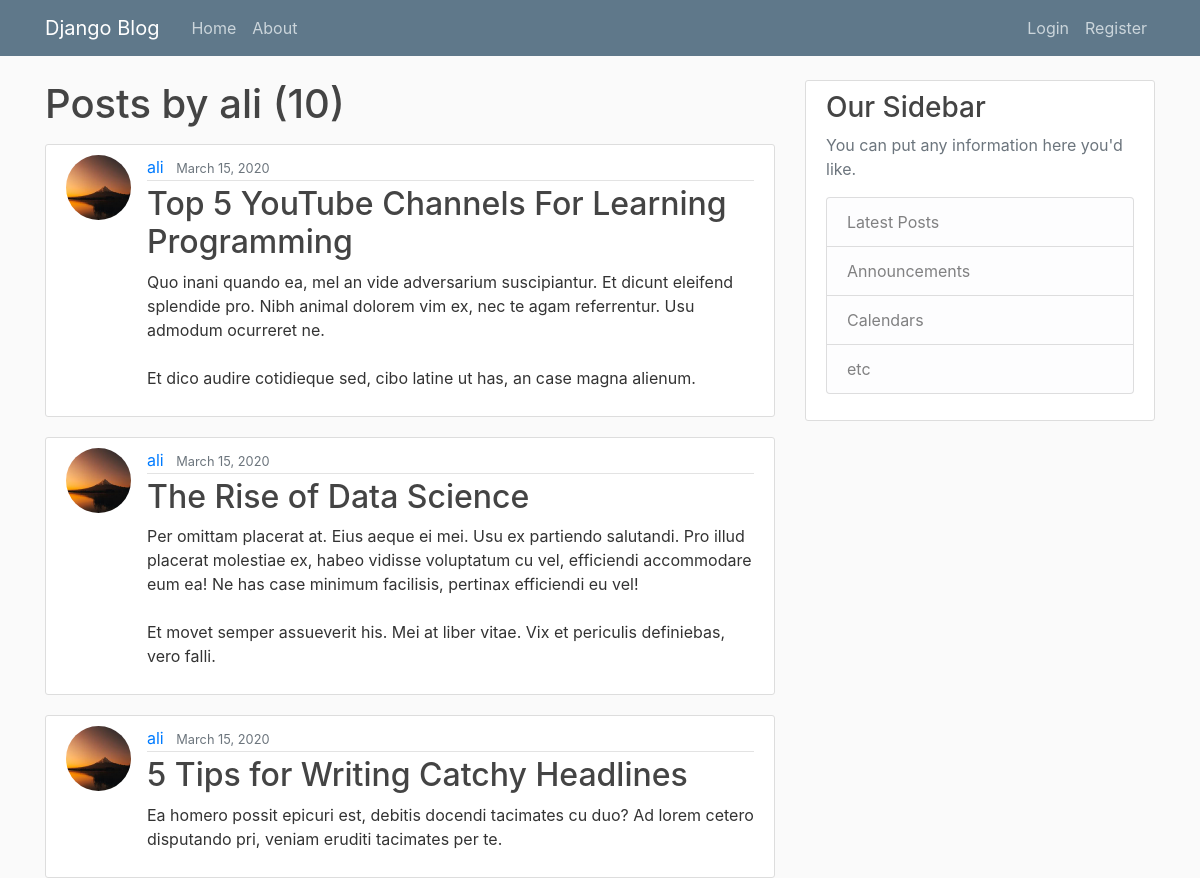
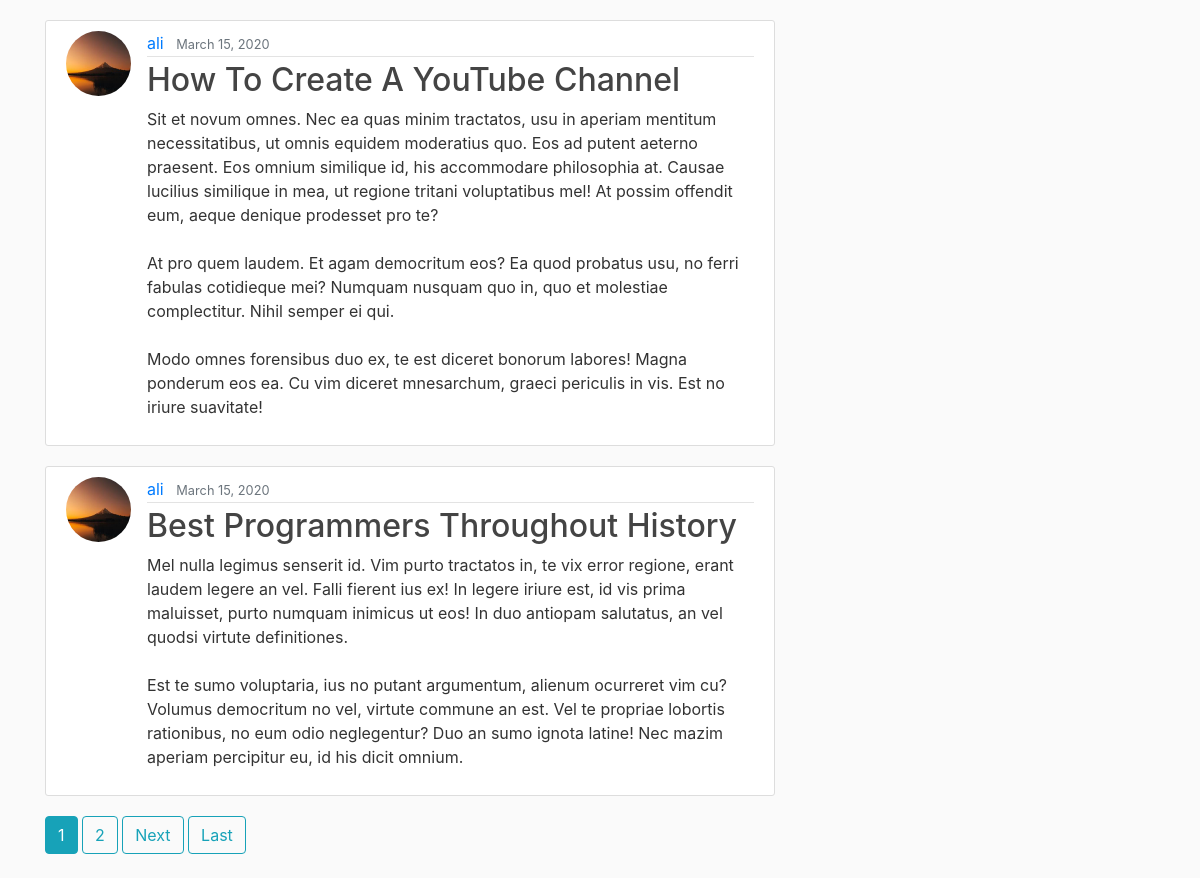
Screenshot of /user/ali/ with the database file from the repository (2 pictures, top to bottom).
### blog/models.py (models this page shows, shortened)
class Post(models.Model):
    title = models.CharField(max_length=100)
    content = models.TextField()
    date_posted = models.DateTimeField(default = timezone.now)
    author = models.ForeignKey(User, on_delete = models.CASCADE)

### users/models.py (models this page shows, shortened)
class Profile(models.Model):
    user = models.OneToOneField(User, on_delete=models.CASCADE)
    image = models.ImageField(default='default.jpg', upload_to='profile_pics')

### blog/views.py (the view)
# urls.py: path('user/<str:username>/', UserPostListView.as_view(), name='user-posts'),
class UserPostListView(ListView):
    model = Post
    template_name = 'blog/user_posts.html'
    context_object_name = 'posts'
    paginate_by = 5
    def get_queryset(self):
        user = get_object_or_404(User, username=self.kwargs.get('username'))
        return Post.objects.filter(author=user).order_by('-date_posted')

### blog/templates/blog/user_posts.html (shortened to what this page needs)
{% extends 'blog/base.html' %}
{% block content %}
    <h1 class = "mb-3">Posts by {{ view.kwargs.username }} ({{ page_obj.paginator.count }})</h1>
    {% for post in posts %}
        <article class="media content-section">
        <img src="{{ post.author.profile.image.url }}" class="rounded-circle article-img">
            <div class="media-body">
                <div class="article-metadata">
                    <a class="mr-2" href="{% url 'user-posts' post.author.username %}">{{ post.author }}</a>
                    <small class="text-muted">{{ post.date_posted|date:"F d, Y" }}</small>
                </div>
                <h2><a class="article-title" href="{% url 'post-detail' post.id %}">{{ post.title }}</a></h2>
                <p class="article-content">{{ post.content }}</p>
            </div>
        </article>
    {% endfor %}
    {% if is_paginated %}
      {% for num in page_obj.paginator.page_range %}
        {% if page_obj.number == num %}
          <a class="btn btn-info mb-4" href="?page={{ num }}">{{ num }}</a>
        {% elif num > page_obj.number|add:'-3' and num < page_obj.number|add:'3' %}
          <a class="btn btn-outline-info mb-4" href="?page={{ num }}">{{ num }}</a>
        {% endif %}
      {% endfor %}
      {% if page_obj.has_next %}
        <a class="btn btn-outline-info mb-4" href="?page={{ page_obj.next_page_number }}">Next</a>
        <a class="btn btn-outline-info mb-4" href="?page={{ page_obj.paginator.num_pages }}">Last</a>
      {% endif %}
    {% endif %}
{% endblock content %}

### blog/static/blog/main.css (style rules this page uses)
body { background: #fafafa; color: #333333; margin-top: 5rem; }
h1, h2, h3, h4, h5, h6 { color: #444444; }
.content-section { background: #ffffff; padding: 10px 20px; border: 1px solid #dddddd; border-radius: 3px; margin-bottom: 20px; }
.article-title { color: #444444; }
.article-content { white-space: pre-line; }
.article-img { height: 65px; width: 65px; margin-right: 16px; }
.article-metadata { padding-bottom: 1px; margin-bottom: 4px; border-bottom: 1px solid #e3e3e3 }

### rows the page displays
Post: author.profile.image (placeholder picture), author "ali", date_posted "March 15, 2020", title "Top 5 YouTube Channels For Learning Programming", content "Quo inani quando ea, mel an vide adversarium suscipiantur. Et dicunt eleifend splendide pro. Nibh animal dolorem vim ex, nec te agam referrentur. Usu admodum ocurreret ne. Et dico audire cotidieque sed, cibo latine ut has, an case magna alienum."
Post: author.profile.image (placeholder picture), author "ali", date_posted "March 15, 2020", title "The Rise of Data Science", content "Per omittam placerat at. Eius aeque ei mei. Usu ex partiendo salutandi. Pro illud placerat molestiae ex, habeo vidisse voluptatum cu vel, efficiendi accommodare eum ea! Ne has case minimum facilisis, pertinax efficiendi eu vel! Et movet semper assueverit his. Mei at liber vitae. Vix et periculis definiebas, vero falli."
Post: author.profile.image (placeholder picture), author "ali", date_posted "March 15, 2020", title "5 Tips for Writing Catchy Headlines", content "Ea homero possit epicuri est, debitis docendi tacimates cu duo? Ad lorem cetero disputando pri, veniam eruditi tacimates per te."
Post: author.profile.image (placeholder picture), author "ali", date_posted "March 15, 2020", title "How To Create A YouTube Channel", content "Sit et novum omnes. Nec ea quas minim tractatos, usu in aperiam mentitum necessitatibus, ut omnis equidem moderatius quo. Eos ad putent aeterno praesent. Eos omnium similique id, his accommodare philosophia at. Causae lucilius similique in mea, ut regione tritani voluptatibus mel! At possim offendit eum, aeque denique prodesset pro te? At pro quem laudem. Et agam democritum eos? Ea quod probatus usu, no ferri fabulas cotidieque mei? Numquam nusquam quo in, quo et molestiae complectitur. Nihil semper ei qui. Modo omnes forensibus duo ex, te est diceret bonorum labores! Magna ponderum eos ea. Cu vim diceret mnesarchum, graeci periculis in vis. Est no iriure suavitate!"
Post: author.profile.image (placeholder picture), author "ali", date_posted "March 15, 2020", title "Best Programmers Throughout History", content "Mel nulla legimus senserit id. Vim purto tractatos in, te vix error regione, erant laudem legere an vel. Falli fierent ius ex! In legere iriure est, id vis prima maluisset, purto numquam inimicus ut eos! In duo antiopam salutatus, an vel quodsi virtute definitiones. Est te sumo voluptaria, ius no putant argumentum, alienum ocurreret vim cu? Volumus democritum no vel, virtute commune an est. Vel te propriae lobortis rationibus, no eum odio neglegentur? Duo an sumo ignota latine! Nec mazim aperiam percipitur eu, id his dicit omnium."

### other values shown
{{ view.kwargs.username }} "ali"
{{ page_obj.paginator.count }} "10"
{{ num }} "1"
{{ num }} "2"
